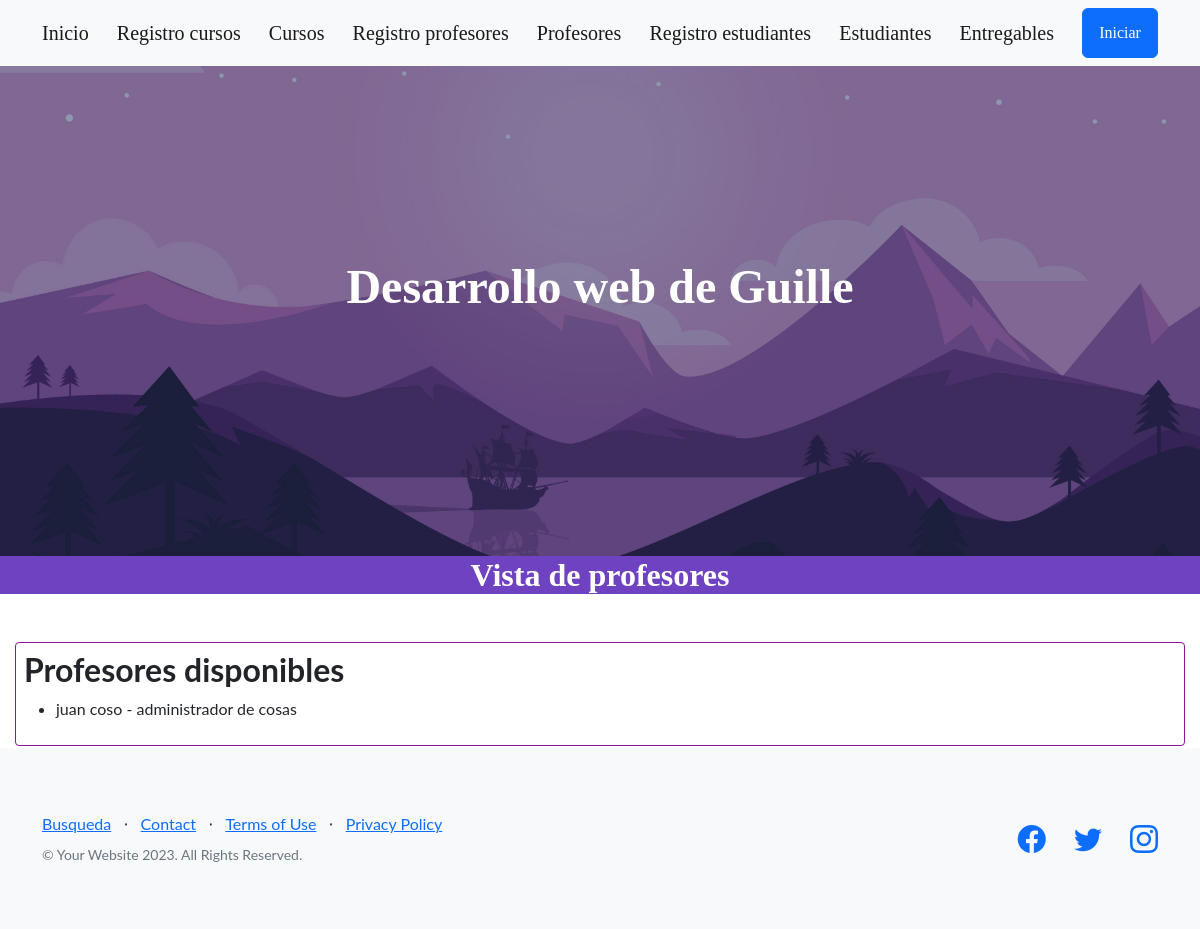
The app's page /app-coder/profesores/, older data.
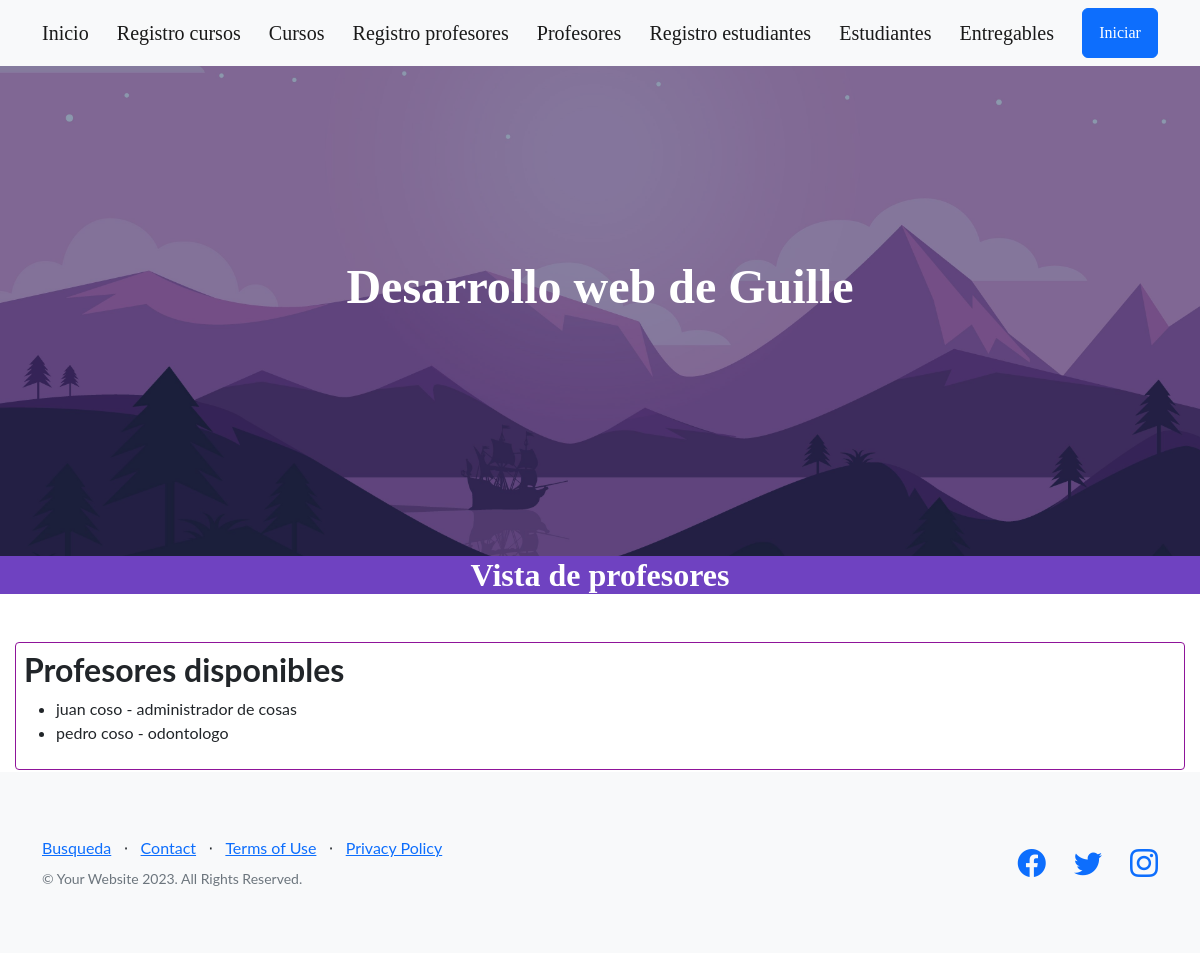
The same page, newer data.
### AppCoder/models.py (models this page shows, shortened)
class Profesor(models.Model):
    nombre = models.CharField(max_length=30)
    apellido = models.CharField(max_length=30)
    email = models.EmailField()
    profesion = models.CharField(max_length=30)
    curso = models.ManyToManyField(Curso)

### AppCoder/views.py (the view)
# urls.py: path('profesores/', profesores, name="profesores"),
def profesores(self):
    lista = Profesor.objects.all()
    return render(self, "profesores.html", {"lista_profesores": lista})

### AppCoder/templates/profesores.html
{% extends 'BASE.html' %}
{% load static %}
{% block contenidoQueCambia %}
<div style="background: #6f42c1;">
    <div class="text-center text-white">
        <div style="font-family: ubuntu-bold;">
            <h2 class="mb-5">Vista de profesores</h2>
        </div>
    </div>
</div>
    <div style="padding: 8px; border-radius: 4px; border: 1px solid #8f149a; box-sizing: border-box; margin-bottom: 2px; margin-left: 15px; margin-Right: 15px;">
        <h2>Profesores disponibles</h2>
        <ul>
        {% for profesor in lista_profesores %}
        <li>{{profesor.nombre}} {{profesor.apellido}} - {{profesor.profesion}}</li>
        {% endfor %}
        </ul>
</div>
{% endblock contenidoQueCambia %}

Row changes from the older to the newer data that the page shows:
added Profesor: nombre "pedro", apellido "coso", profesion "odontologo"
